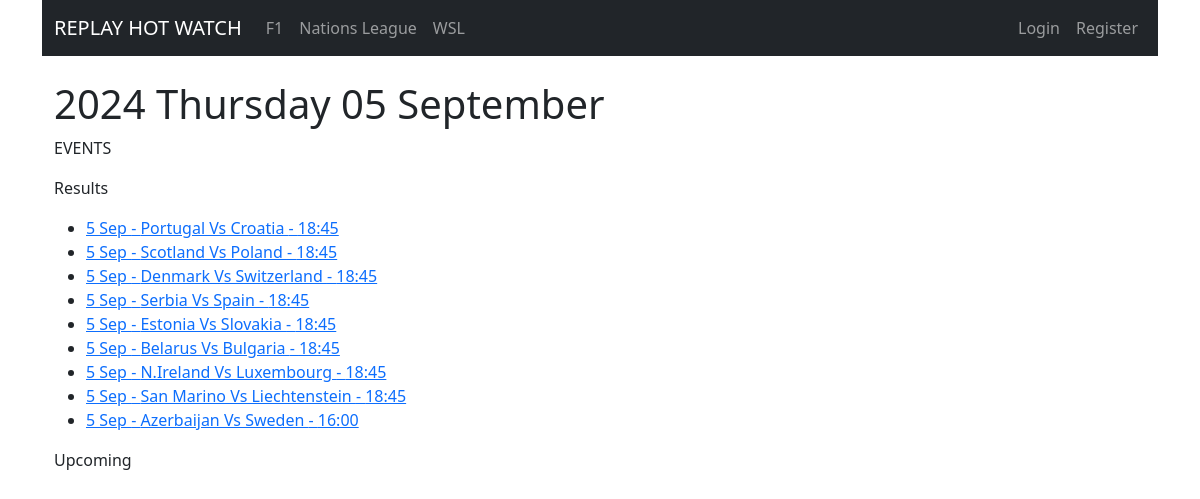
Page /core/event_list/475/ on the committed database.
### core/models.py (models this page shows, shortened)
class Competition(models.Model):
    league = models.CharField(max_length=255, default="")
    name = models.CharField(max_length=255)
    date = models.DateField()

class Event(models.Model):
    event_list = models.ForeignKey(Competition, on_delete=models.CASCADE, related_name='events')
    event_type = models.CharField(max_length=50)  # e.g., 'race', 'qualifying', 'sprint', 'sprint shootout', 'match'.
    date_time = models.DateTimeField()
    idEvent = models.CharField(max_length=255, default="")
    video_id = models.CharField(max_length=255, null=True, default="")
    finished = models.BooleanField(default=False)

### core/views.py (the view)
# urls.py: path('event_list/<int:competition_id>/', views.event_list, name='event_list'),
def event_list(request, competition_id):
    competition = get_object_or_404(Competition, id=competition_id)
    upcoming_events = Event.objects.filter(event_list=competition, date_time__gt=datetime.now()).order_by('-date_time')
    past_events = Event.objects.filter(event_list=competition, date_time__lt=datetime.now()).order_by('-date_time')
    return render(request, 'core/event_list.html', {'upcoming_events': upcoming_events, 'past_events': past_events, 'competition': competition})

### core/templates/core/event_list.html (shortened to what this page needs)
{% extends 'base_menu.html' %}
{% block content %}
<div class="container">
    <div>
        <br>
        <h1>{{ competition.date|date:"Y" }} {{ competition.name }}</h1>
        <p>EVENTS</p>
        <div class="events-container">
            <p>Results</p>
            <ul>
                {% for event in past_events %}
                    <li><a href="{% url 'core:event' event.id %}">{{ event.date_time|date:"j M" }} - {{ event.event_type|title }} - {{ event.date_time|time:"H:i" }}</a></li>
                {% endfor %}
            </ul>
        </div>
        <div class="events-container">
            <p>Upcoming</p>
        </div>
    </div>
</div>
{% endblock %}

### home/templates/base_menu.html (shortened to what this page needs)
{% extends "base_bootstrap.html" %}
{% block navbar %}
<nav class="navbar navbar-expand-lg navbar-dark bg-dark">
    <div class="container-fluid">
        <a class="navbar-brand" href="{% url 'home' %}">REPLAY HOT WATCH</a>
        <div class="collapse navbar-collapse" id="navbarNav">
            <ul class="navbar-nav">
                <li class="nav-item {% if request.get_full_path == f1 %}active{% endif %}">
                    <a class="nav-link" href="{% url 'core:competition_schedule' %}?league=Formula 1">F1</a>
                </li>
                <li class="nav-item {% if request.get_full_path == nations %}active{% endif %}">
                    <a class="nav-link" href="{% url 'core:competition_schedule' %}?league=UEFA Nations League">Nations League</a>
                </li>
                <li class="nav-item {% if request.get_full_path == nations %}active{% endif %}">
                    <a class="nav-link" href="{% url 'core:competition_schedule' %}?league=English Womens Super League">WSL</a>
                </li>
            </ul>
            <ul class="navbar-nav ms-auto">
                {% if user.is_authenticated %}
                    <li class="nav-item">
                        <a class="nav-link" href="#">Hi {{ user.username }}</a>
                    </li>
                    <li class="nav-item">
                        <a class="nav-link" href="{% url 'core:logout' %}?next={{ request.path }}">Logout</a>
                    </li>
                {% else %}
                    <li class="nav-item">
                        <a class="nav-link" href="{% url 'core:login' %}?next={{ request.path }}">Login</a>
                    </li>
                    <li class="nav-item">
                        <a class="nav-link" href="{% url 'core:register' %}?next={{ request.path }}">Register</a>
                    </li>
                {% endif %}
            </ul>
        </div>
    </div>
</nav>
{% endblock %}

### home/templates/base_bootstrap.html (shortened to what this page needs)
<!DOCTYPE html>
<html lang="en">
<head>
    <link rel="stylesheet" href="https://cdnjs.cloudflare.com/ajax/libs/bootstrap/5.3.0/css/bootstrap.min.css">
    <link rel="stylesheet" href="https://code.jquery.com/ui/1.12.1/themes/ui-lightness/jquery-ui.css">
    <link rel="stylesheet" href="https://cdnjs.cloudflare.com/ajax/libs/font-awesome/5.15.4/css/all.min.css">
</head>
<body>
<div class="container">
    {% block navbar %} {% endblock %}
    {% block content %}
    {% endblock %}
</div>
</body>
</html>

### rows in the picture
Competition: date "2024", name "Thursday 05 September"
Event: date_time "5 Sep", event_type "Portugal Vs Croatia", date_time "18:45"
Event: date_time "5 Sep", event_type "Scotland Vs Poland", date_time "18:45"
Event: date_time "5 Sep", event_type "Denmark Vs Switzerland", date_time "18:45"
Event: date_time "5 Sep", event_type "Serbia Vs Spain", date_time "18:45"
Event: date_time "5 Sep", event_type "Estonia Vs Slovakia", date_time "18:45"
Event: date_time "5 Sep", event_type "Belarus Vs Bulgaria", date_time "18:45"
Event: date_time "5 Sep", event_type "N.Ireland Vs Luxembourg", date_time "18:45"
Event: date_time "5 Sep", event_type "San Marino Vs Liechtenstein", date_time "18:45"
Event: date_time "5 Sep", event_type "Azerbaijan Vs Sweden", date_time "16:00"
